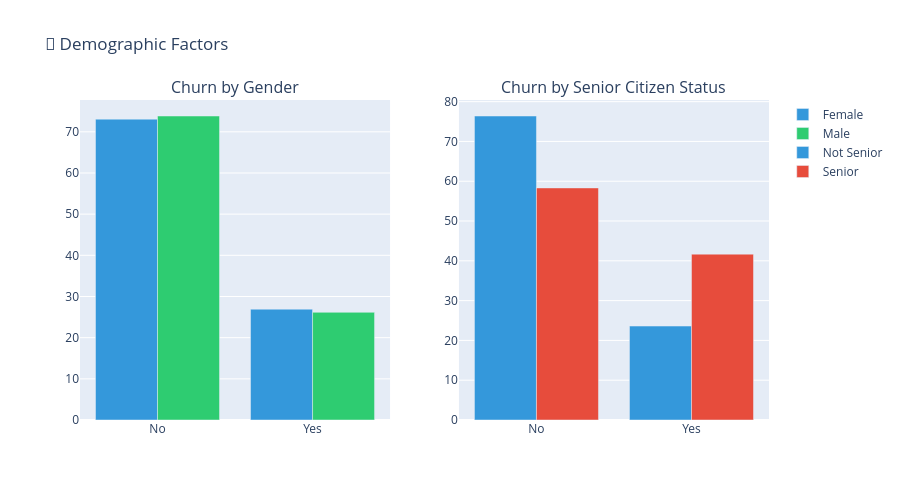

This figure's notebook cell:
### Markdown cell above
### 5. Demographic Factors Analysis
### Gender analysis

### Code cell
fig = make_subplots(
    rows=1, cols=2,
    subplot_titles=('Churn by Gender', 'Churn by Senior Citizen Status')
)

# Gender
gender_churn = pd.crosstab(df['gender'], df['Churn'], normalize='index') * 100
fig.add_trace(
    go.Bar(name='Female', x=gender_churn.columns, y=gender_churn.loc['Female'],
           marker_color='#3498db'),
    row=1, col=1
)
fig.add_trace(
    go.Bar(name='Male', x=gender_churn.columns, y=gender_churn.loc['Male'],
           marker_color='#2ecc71'),
    row=1, col=1
)

# Senior Citizen
senior_churn = pd.crosstab(df['SeniorCitizen'], df['Churn'], normalize='index') * 100
senior_labels = {0: 'Not Senior', 1: 'Senior'}
fig.add_trace(
    go.Bar(name='Not Senior', x=senior_churn.columns, y=senior_churn.loc[0],
           marker_color='#3498db'),
    row=1, col=2
)
fig.add_trace(
    go.Bar(name='Senior', x=senior_churn.columns, y=senior_churn.loc[1],
           marker_color='#e74c3c'),
    row=1, col=2
)

fig.update_layout(title_text="👥 Demographic Factors", height=500, barmode='group')
fig.show()

print("\n🔍 Key Insight: Senior citizens churn at much higher rate!")

### Figure 1 — Plotly figure (JSON) as saved in the notebook; plotly's stock layout.template omitted (floating-point values rounded to 4 significant figures)
{"data": [{"marker": {"color": "#3498db"}, "name": "Female", "type": "bar", "x": ["No", "Yes"], "xaxis": "x", "y": [73.08, 26.92], "yaxis": "y"}, {"marker": {"color": "#2ecc71"}, "name": "Male", "type": "bar", "x": ["No", "Yes"], "xaxis": "x", "y": [73.84, 26.16], "yaxis": "y"}, {"marker": {"color": "#3498db"}, "name": "Not Senior", "type": "bar", "x": ["No", "Yes"], "xaxis": "x2", "y": [76.39, 23.61], "yaxis": "y2"}, {"marker": {"color": "#e74c3c"}, "name": "Senior", "type": "bar", "x": ["No", "Yes"], "xaxis": "x2", "y": [58.32, 41.68], "yaxis": "y2"}], "layout": {"annotations": [{"font": {"size": 16}, "showarrow": false, "text": "Churn by Gender", "x": 0.225, "xanchor": "center", "xref": "paper", "y": 1, "yanchor": "bottom", "yref": "paper"}, {"font": {"size": 16}, "showarrow": false, "text": "Churn by Senior Citizen Status", "x": 0.775, "xanchor": "center", "xref": "paper", "y": 1, "yanchor": "bottom", "yref": "paper"}], "barmode": "group", "height": 500, "title": {"text": "👥 Demographic Factors"}, "xaxis": {"anchor": "y", "domain": [0, 0.45]}, "xaxis2": {"anchor": "y2", "domain": [0.55, 1]}, "yaxis": {"anchor": "x", "domain": [0, 1]}, "yaxis2": {"anchor": "x2", "domain": [0, 1]}}}
